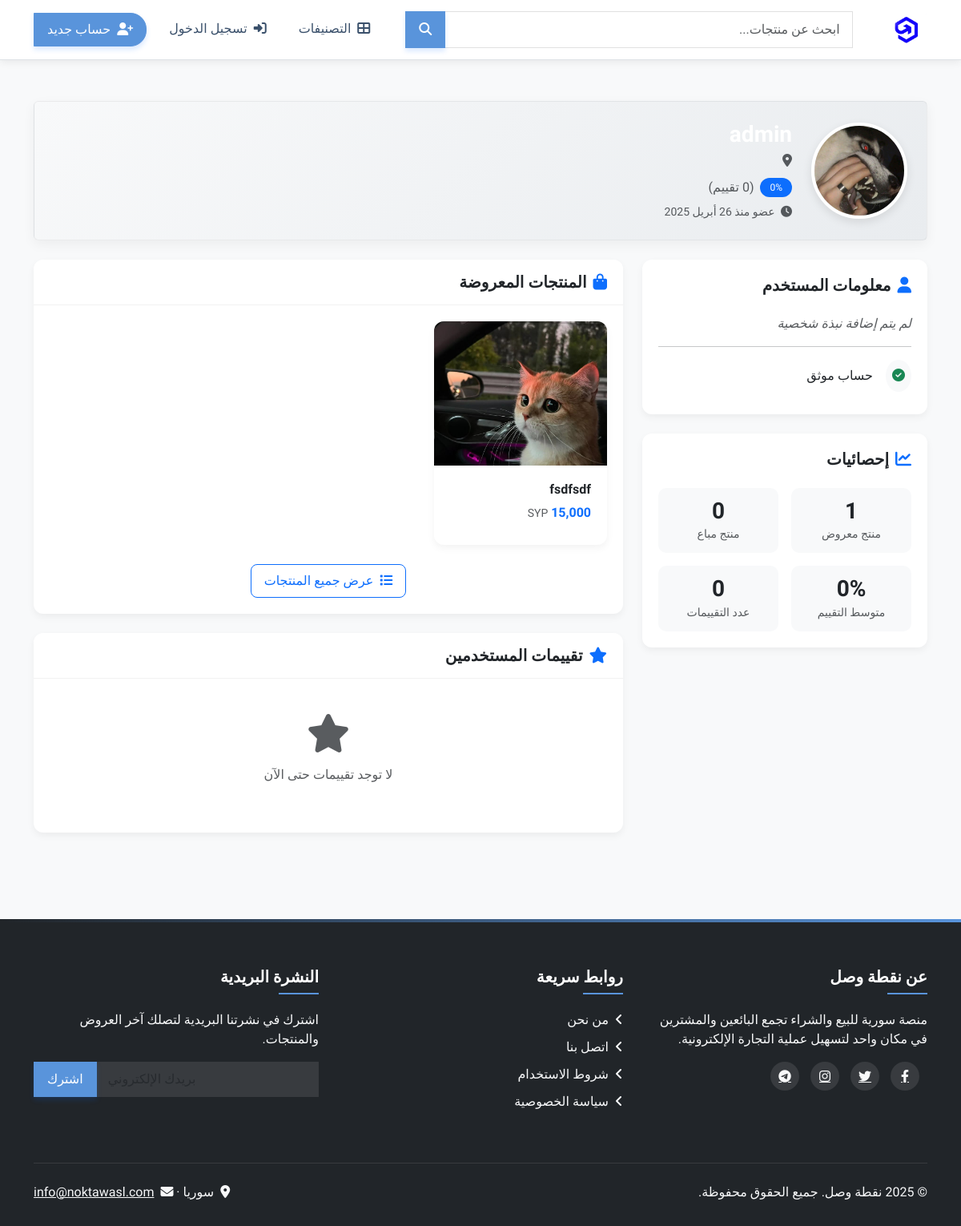
Page /user/public_profile/1 on the committed database.
### bot/models.py (models this page shows, shortened)
class User(db.Model):
    id = db.Column(db.Integer, primary_key=True)
    email = db.Column(db.String(150), unique=True, nullable=False)
    password = db.Column(db.String(200), nullable=False)
    name = db.Column(db.String(100), nullable=False)
    phone = db.Column(db.String(20), nullable=True)
    profile_image = db.Column(db.String(500), nullable=True)
    profile_image_url = db.Column(db.String(500), nullable=True)
    bio = db.Column(db.Text, nullable=True)
    location = db.Column(db.String(100), nullable=True)
    is_verified = db.Column(db.Boolean, default=False)
    verification_code = db.Column(db.String(6), nullable=True)
    created_at = db.Column(db.DateTime, default=datetime.utcnow)
    last_login = db.Column(db.DateTime, nullable=True)
    is_admin = db.Column(db.Boolean, default=False)
    is_banned = db.Column(db.Boolean, default=False)
    is_online = db.Column(db.Boolean, default=False)
    new_email_pending = db.Column(db.String(150), nullable=True)
    products = db.relationship('Product',
                              foreign_keys='Product.seller_id',
                              backref='seller',
                              lazy=True)
    purchased_products = db.relationship('Product',
                                        foreign_keys='Product.buyer_id',
                                        backref='buyer',
                                        lazy=True)
    reviews_received = db.relationship('UserReview',
                                      foreign_keys='UserReview.reviewed_user_id',
                                      backref='reviewed_user',
                                      lazy=True)
    reviews_given = db.relationship('UserReview',
                                   foreign_keys='UserReview.reviewer_id',
                                   backref='reviewer',
                                   lazy=True)
    sent_messages = db.relationship('Message',
                                   foreign_keys='Message.sender_id',
                                   backref='sender',
                                   lazy=True)
    received_messages = db.relationship('Message',
                                      foreign_keys='Message.receiver_id',
                                      backref='receiver',
                                      lazy=True)
    reports_filed = db.relationship('Report',
                                   foreign_keys='Report.reporter_id',
                                   backref='reporter',
                                   lazy=True)
    reports_received = db.relationship('Report',
                                      foreign_keys='Report.reported_user_id',
                                      backref='reported_user',
                                      lazy=True)
    favorites_products = db.relationship('Product',
                                        secondary=favorites,
                                        lazy='subquery',
                                        backref=db.backref('favorited_by', lazy=True))
    audit_logs = db.relationship('AuditLog', backref='user', lazy=True)
    def calculate_rating(self):
        reviews = UserReview.query.filter_by(reviewed_user_id=self.id).all()
        if not reviews:
            return 0
        total = sum(review.rating for review in reviews)
        return round((total / len(reviews)) * 20, 1)

class Product(db.Model):
    id = db.Column(db.Integer, primary_key=True)
    title = db.Column(db.String(200), nullable=False)
    description = db.Column(db.Text, nullable=False)
    price = db.Column(db.Float, nullable=False)
    currency = db.Column(db.String(10), default='SYP')
    condition = db.Column(db.String(20), nullable=False)
    category_id = db.Column(db.Integer, db.ForeignKey('category.id'), nullable=False)
    location = db.Column(db.String(100), nullable=False)
    views_count = db.Column(db.Integer, default=0)
    created_at = db.Column(db.DateTime, default=datetime.utcnow)
    updated_at = db.Column(db.DateTime, default=datetime.utcnow, onupdate=datetime.utcnow)
    seller_id = db.Column(db.Integer, db.ForeignKey('user.id'), nullable=False)
    is_active = db.Column(db.Boolean, default=True)
    is_featured = db.Column(db.Boolean, default=False)
    is_sold = db.Column(db.Boolean, default=False)
    buyer_id = db.Column(db.Integer, db.ForeignKey('user.id'), nullable=True)
    images = db.relationship('ProductImage', backref='product', lazy=True, cascade="all, delete-orphan")
    attributes = db.relationship('ProductAttribute', backref='product', lazy=True, cascade="all, delete-orphan")
    messages = db.relationship('Message', backref='product', lazy=True)
    reports = db.relationship('Report', backref='product', lazy=True)

class ProductImage(db.Model):
    id = db.Column(db.Integer, primary_key=True)
    cloudflare_id = db.Column(db.String(100), nullable=False)
    url = db.Column(db.String(500), nullable=False)
    product_id = db.Column(db.Integer, db.ForeignKey('product.id'), nullable=False)
    is_primary = db.Column(db.Boolean, default=False)
    created_at = db.Column(db.DateTime, default=datetime.utcnow)

### bot/routes.py (the view)
@user_bp.route('/public_profile/<int:user_id>')
def public_profile(user_id):
    from .models import User, UserReview, Product  # استيراد النماذج
    user = User.query.get_or_404(user_id)
    if user.is_banned:
        flash('هذا المستخدم محظور', 'warning')
        return redirect(url_for('main.index'))
    reviews = UserReview.query.filter_by(reviewed_user_id=user_id).order_by(UserReview.created_at.desc()).limit(5).all()
    user_products = Product.query.filter_by(seller_id=user_id, is_active=True, is_sold=False).order_by(Product.created_at.desc()).limit(6).all()
    user.rating = user.calculate_rating()
    user.reviews_count = len(user.reviews_received)
    user.active_products_count = len([p for p in user.products if p.is_active and not p.is_sold])
    user.sold_products_count = len([p for p in user.products if p.is_sold])
    show_review_button = False
    if g.current_user and g.current_user.is_authenticated and g.current_user.id != user_id:
        existing_review = UserReview.query.filter_by(reviewer_id=g.current_user.id, reviewed_user_id=user_id).first()
        show_review_button = existing_review is None
    locations = [
        {'id': 'damascus', 'name': 'دمشق'},
        {'id': 'aleppo', 'name': 'حلب'},
        {'id': 'homs', 'name': 'حمص'},
        {'id': 'latakia', 'name': 'اللاذقية'},
        {'id': 'tartus', 'name': 'طرطوس'},
        {'id': 'hama', 'name': 'حماة'},
        {'id': 'daraa', 'name': 'درعا'},
        {'id': 'idlib', 'name': 'إدلب'},
        {'id': 'hasaka', 'name': 'الحسكة'},
        {'id': 'suwayda', 'name': 'السويداء'},
        {'id': 'deir-ez-zor', 'name': 'دير الزور'},
        {'id': 'raqqa', 'name': 'الرقة'},
        {'id': 'quneitra', 'name': 'القنيطرة'},
        {'id': 'rif-dimashq', 'name': 'ريف دمشق'}
    ]
    return render_template(
        'user_profile.html',
        user=user,
        reviews=reviews,
        user_products=user_products,
        show_review_button=show_review_button,
        has_more_products=len(user_products) > 0,
        locations=locations,
        Product=Product,  # تمرير نموذج Product للقالب
        UserReview=UserReview  # تمرير نموذج UserReview للقالب
    )

### bot/templates/user_profile.html (shortened to what this page needs)
{% extends "layout.html" %}
{% block content %}
<div class="profile-header mb-4 p-4 rounded">
    <div class="row align-items-center">
        <div class="col-auto">
            <img src="{{ user.profile_image_url if user.profile_image_url else (user.profile_image | image_url(folder='users')) }}"
                alt="{{ user.name }}"
                class="profile-avatar"
                id="profile-image-preview">
        </div>
        <div class="col">
            <h1 class="h3 mb-1 fw-bold">{{ user.name }}</h1>
            <p class="mb-2 text-muted">
                <i class="fas fa-map-marker-alt me-2"></i>
            </p>
            <div class="rating mb-2">
                <span class="badge bg-primary">{{ user.rating }}%</span>
                <span class="ms-2 text-muted">({{ user.reviews_count }} تقييم)</span>
            </div>
            <p class="mb-0 small text-muted">
                <i class="fas fa-clock me-1"></i>
                عضو منذ {{ user.created_at | format_date }}
            </p>
        </div>
    </div>
</div>
<div class="row g-4">
    <div class="col-lg-4">
        <div class="card mb-4">
            <div class="card-body">
                <h5 class="card-title mb-4 fw-bold"><i class="fas fa-user me-2 text-primary"></i>معلومات المستخدم</h5>
                {% if user.bio %}
                <p class="card-text">{{ user.bio }}</p>
                {% else %}
                <p class="card-text text-muted fst-italic">لم يتم إضافة نبذة شخصية</p>
                {% endif %}
                <hr>
                <ul class="list-unstyled mb-0">
                    <li class="mb-2 d-flex align-items-center">
                        <div class="bg-light rounded-circle p-2 me-3">
                            <i class="fas fa-check-circle {{ 'text-success' if user.is_verified else 'text-warning' }}"></i>
                        </div>
                        <span>{{ 'حساب موثق' if user.is_verified else 'حساب غير موثق' }}</span>
                    </li>
                </ul>
            </div>
        </div>
        <div class="card mb-4">
            <div class="card-body">
                <h5 class="card-title mb-4 fw-bold"><i class="fas fa-chart-line me-2 text-primary"></i>إحصائيات</h5>
                <div class="row g-3 text-center">
                    <div class="col-6">
                        <div class="stats-item">
                            <h3 class="mb-0 fw-bold">{{ user.active_products_count or user.products|length }}</h3>
                            <small class="text-muted">منتج معروض</small>
                        </div>
                    </div>
                    <div class="col-6">
                        <div class="stats-item">
                            <h3 class="mb-0 fw-bold">{{ user.sold_products_count }}</h3>
                            <small class="text-muted">منتج مباع</small>
                        </div>
                    </div>
                    <div class="col-6">
                        <div class="stats-item">
                            <h3 class="mb-0 fw-bold">{{ user.rating | round(1) }}%</h3>
                            <small class="text-muted">متوسط التقييم</small>
                        </div>
                    </div>
                    <div class="col-6">
                        <div class="stats-item">
                            <h3 class="mb-0 fw-bold">{{ user.reviews_count }}</h3>
                            <small class="text-muted">عدد التقييمات</small>
                        </div>
                    </div>
                </div>
            </div>
        </div>
    </div>
    <div class="col-lg-8">
        <div class="card mb-4">
            <div class="card-header d-flex justify-content-between align-items-center">
                <h5 class="mb-0 fw-bold"><i class="fas fa-shopping-bag me-2 text-primary"></i>المنتجات المعروضة</h5>
            </div>
            <div class="card-body">
                {% if user.products %}
                <div class="row g-4">
                    {% for product in user.products[:6] %}
                    {% if not product.is_sold and product.is_active %}
                    <div class="col-sm-6 col-md-4">
                        <div class="card h-100 product-card">
                            <div class="position-relative overflow-hidden">
                                <a href="{{ url_for('products.view', product_id=product.id) }}">
                                    {% if product.images and product.images|length > 0 %}
                                        {% set primary_image = None %}
                                        {% for image in product.images if primary_image is none and image.is_primary %}
                                            {% set primary_image = image %}
                                        {% endfor %}
                                        {% if not primary_image %}
                                            {% set primary_image = product.images[0] %}
                                        {% endif %}
                                        <img src="{{ primary_image.url }}"
                                             class="card-img-top" alt="{{ product.title }}">
                                    {% else %}
                                        <img src="{{ url_for('static', filename='images/products/product-placeholder.jpg') }}"
                                             class="card-img-top" alt="{{ product.title }}">
                                    {% endif %}
                                </a>
                            </div>
                            <div class="card-body">
                                <h5 class="card-title text-truncate fw-bold">{{ product.title }}</h5>
                                <p class="card-text mb-2">
                                    <span class="text-primary fw-bold">{{ product.price | format_price }}</span>
                                    <small class="text-muted">{{ product.currency }}</small>
                                </p>
                            </div>
                        </div>
                    </div>
                    {% endif %}
                    {% endfor %}
                </div>
                {% if has_more_products %}
                <div class="text-center mt-4">
                    <a href="{{ url_for('products.search', seller_id=user.id) }}" class="btn btn-outline-primary">
                        <i class="fas fa-list me-2"></i>عرض جميع المنتجات
                    </a>
                </div>
                {% endif %}
                {% else %}
                <div class="text-center py-4 text-muted">
                    <i class="fas fa-box-open fa-3x mb-3"></i>
                    <p>لا توجد منتجات معروضة حالياً</p>
                </div>
                {% endif %}
            </div>
        </div>
        <div class="card">
            <div class="card-header d-flex justify-content-between align-items-center">
                <h5 class="mb-0 fw-bold"><i class="fas fa-star me-2 text-primary"></i>تقييمات المستخدمين</h5>
            </div>
            <div class="card-body">
                {% if user.reviews_received %}
                <div class="row">
                    {% for review in user.reviews_received[:5] %}
                    <div class="col-12 mb-3">
                        <div class="review-item">
                            <div class="d-flex mb-2 align-items-center">
                                <img src="{{ review.reviewer.profile_image | image_url(folder='users') }}"
                                     alt="{{ review.reviewer.name }}"
                                     class="rounded-circle me-3"
                                     width="50" height="50"
                                     style="object-fit: cover; border: 2px solid white; box-shadow: 0 2px 5px rgba(0,0,0,0.1);">
                                <div>
                                    <h6 class="mb-0 fw-bold">{{ review.reviewer.name }}</h6>
                                    <div class="rating d-flex align-items-center">
                                        <span class="badge bg-primary me-2">{{ review.rating * 20 }}%</span>
                                        {% if review.product %}
                                        <small class="text-muted">({{ review.product.title }})</small>
                                        {% endif %}
                                    </div>
                                </div>
                                <small class="text-muted ms-auto">
                                    <i class="fas fa-clock me-1"></i>{{ review.created_at | time_since }}
                                </small>
                            </div>
                            {% if review.comment %}
                            <p class="mb-0 mt-2 text-muted">{{ review.comment }}</p>
                            {% endif %}
                        </div>
                    </div>
                    {% endfor %}
                </div>
                {% else %}
                <div class="text-center py-4 text-muted">
                    <i class="fas fa-star fa-3x mb-3"></i>
                    <p>لا توجد تقييمات حتى الآن</p>
                </div>
                {% endif %}
            </div>
        </div>
    </div>
</div>
{% endblock %}

### rows in the picture
User: profile_image_url (picture), created_at "26 أبريل 2025", is_verified "حساب موثق"
Product: url (picture), title "fsdfsdf", price "15,000", currency "SYP"

### other values in the picture
{{ user.rating }} "0"
{{ user.reviews_count }} "0"
{{ user.active_products_count or user.products|length }} "1"
{{ user.sold_products_count }} "0"
{{ user.rating | round(1) }} "0"
